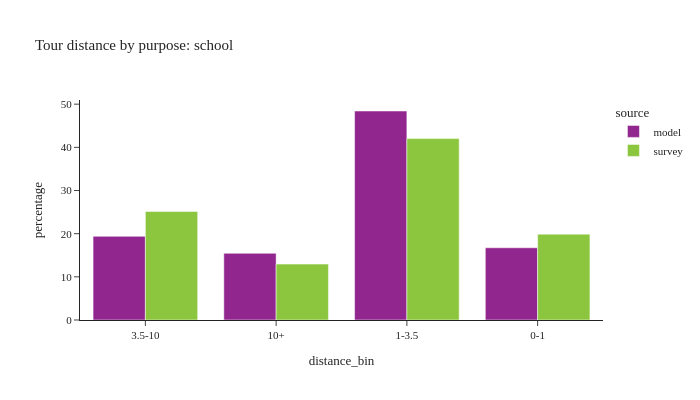

Here is the notebook cell this chart was saved with:
### Code cell
plot_bins(tour, pl.col('pdpurp') == 2, 'school')

### Figure 1 — Plotly figure (JSON) as saved in the notebook; plotly's stock layout.template omitted (floating-point values rounded to 4 significant figures)
{"data": [{"alignmentgroup": "True", "customdata": [[117494], [93677], [293393], [101426]], "hovertemplate": "source=model<br>distance_bin=%{x}<br>percentage=%{y}<br>sample count=%{customdata[0]}<extra></extra>", "legendgroup": "model", "marker": {"color": "#91268F", "pattern": {"shape": ""}}, "name": "model", "offsetgroup": "model", "orientation": "v", "showlegend": true, "textposition": "auto", "type": "bar", "x": ["3.5-10", "10+", "1-3.5", "0-1"], "xaxis": "x", "y": [19.39, 15.46, 48.42, 16.74], "yaxis": "y"}, {"alignmentgroup": "True", "customdata": [[153], [54], [135], [266]], "hovertemplate": "source=survey<br>distance_bin=%{x}<br>percentage=%{y}<br>sample count=%{customdata[0]}<extra></extra>", "legendgroup": "survey", "marker": {"color": "#8CC63E", "pattern": {"shape": ""}}, "name": "survey", "offsetgroup": "survey", "orientation": "v", "showlegend": true, "textposition": "auto", "type": "bar", "x": ["0-1", "10+", "3.5-10", "1-3.5"], "xaxis": "x", "y": [19.89, 12.95, 25.14, 42.02], "yaxis": "y"}], "layout": {"barmode": "group", "font": {"size": 11}, "height": 400, "legend": {"title": {"text": "source"}, "tracegroupgap": 0}, "title": {"text": "Tour distance by purpose: school"}, "width": 700, "xaxis": {"anchor": "y", "domain": [0.0, 1.0], "title": {"text": "distance_bin"}}, "yaxis": {"anchor": "x", "domain": [0.0, 1.0], "title": {"text": "percentage"}}}}
